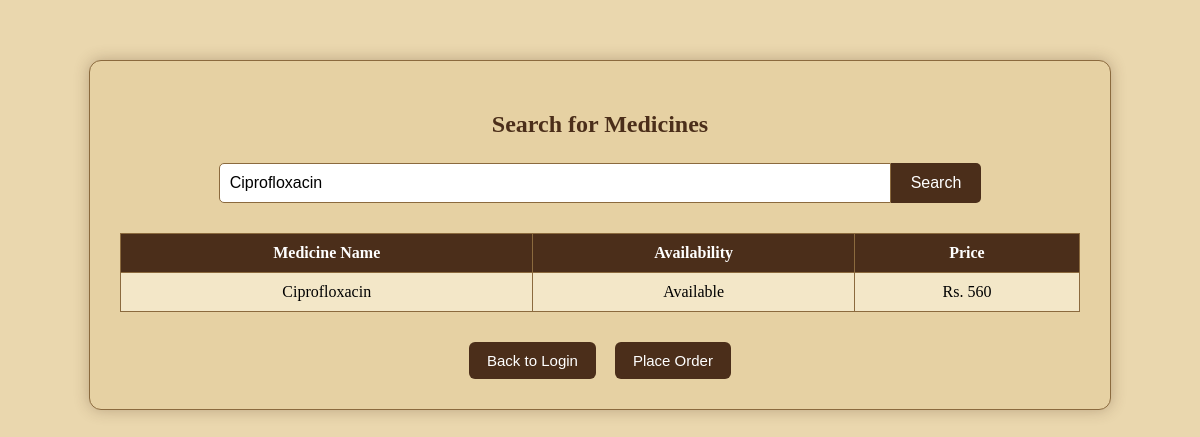
Screenshot of /php_code/search.php?medicine=Ciprofloxacin with the database file from the repository.
### tables this page shows
CREATE TABLE `stock` (
  `id` int(11) NOT NULL,
  `medicine_name` varchar(255) NOT NULL,
  `quantity` int(11) NOT NULL,
  `price` int(11) NOT NULL
);

### php_code/search.php (the view, shortened to what this page needs)
<html>
<head>
</head>
<body>
<div class="container">
<h2>Search for Medicines</h2>
<form method="GET" class="search-box">
    <input type="text" name="medicine" placeholder="Enter medicine name..."
           value="<?php echo isset($_GET['medicine']) ? htmlspecialchars($_GET['medicine']) : ''; ?>" required>
    <button type="submit">Search</button>
</form>
<table>
<tr>
    <th>Medicine Name</th>
    <th>Availability</th>
    <th>Price</th>
</tr>
<?php
if (isset($_GET['medicine'])) {
    $medicine = mysqli_real_escape_string($conn, $_GET['medicine']);
    $query = "
        SELECT medicine_name, quantity, price
        FROM stock
        WHERE medicine_name LIKE '%$medicine%'
    ";
    $result = mysqli_query($conn, $query);
    if (mysqli_num_rows($result) > 0) {
        while ($row = mysqli_fetch_assoc($result)) {
            $availability = ($row['quantity'] > 0) ? "Available" : "Out of Stock";
            echo "<tr>";
            echo "<td>{$row['medicine_name']}</td>";
            echo "<td>$availability</td>";
            echo "<td>" . ($row['price'] ? "Rs. {$row['price']}" : "—") . "</td>";
            echo "</tr>";
        }
    } else {
        echo "<tr><td colspan='4'>No medicines found</td></tr>";
    }
}
?>
</table>
<div class="back">
    <button class="btn" onclick="window.location.href='login.php'">
        Back to Login
    </button>
    <button class="btn" style="margin-left:15px;"
            onclick="window.location.href='order.php'">
        Place Order
    </button>
</div>
</div>
</body>
</html>

### php_code/search.php (style rules this page uses)
body { font-family: Georgia, serif; background-color: #EAD7AE; margin: 0; padding: 0; }
.container { width: 80%; margin: 60px auto; background: #E6D1A3; border-radius: 12px; padding: 30px; box-shadow: 0 0 15px rgba(75, 46, 26, 0.3); border: 1px solid #8B6A3E; }
h2 { text-align: center; color: #4B2E1A; margin-bottom: 25px; }
.search-box { display: flex; justify-content: center; margin-bottom: 30px; }
input[type="text"] { width: 70%; padding: 10px; border: 1px solid #8B6A3E; border-radius: 5px 0 0 5px; font-size: 16px; }
button { padding: 10px 20px; border: none; background-color: #4B2E1A; color: white; font-size: 16px; border-radius: 0 5px 5px 0; cursor: pointer; }
table { width: 100%; border-collapse: collapse; margin-top: 20px; }
th, td { border: 1px solid #8B6A3E; text-align: center; padding: 10px; }
th { background-color: #4B2E1A; color: white; }
tr:nth-child(even) { background-color: #F3E7C8; }
.btn { text-decoration: none; color: white; background-color: #4B2E1A; padding: 10px 18px; border-radius: 6px; cursor: pointer; font-size: 15px; }
.back { text-align: center; margin-top: 30px; }

### rows the page displays
stock: medicine_name "Ciprofloxacin", quantity "Available", price "560"
